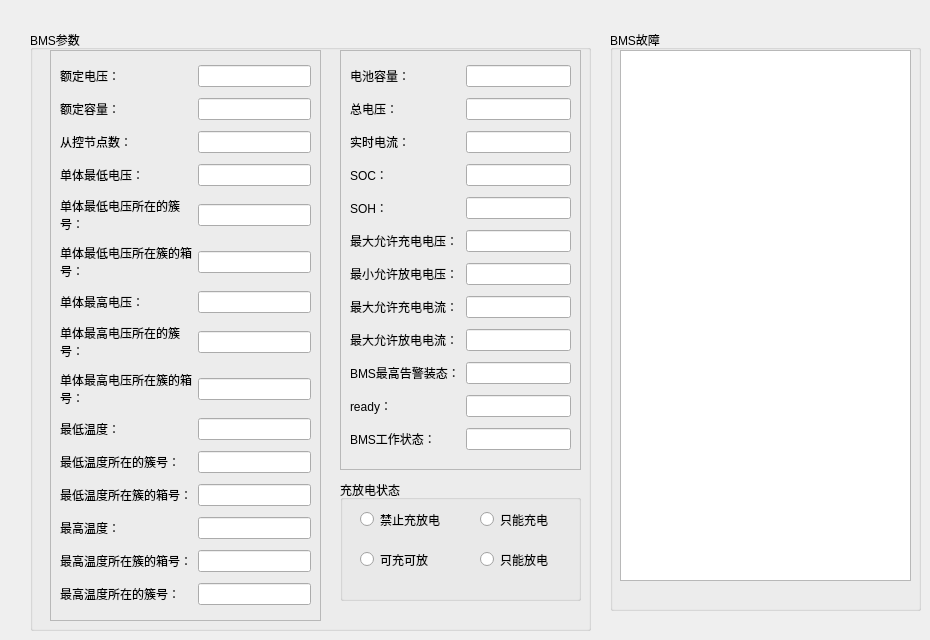
    <widget class="QWidget" name="tab_4">
     <attribute name="title">
      <string>BMS参数</string>
     </attribute>
     <widget class="QGroupBox" name="groupBox_31">
      <property name="geometry">
       <rect>
        <x>30</x>
        <y>30</y>
        <width>561</width>
        <height>601</height>
       </rect>
      </property>
      <property name="title">
       <string>BMS参数</string>
      </property>
      <widget class="QFrame" name="frame_4">
       <property name="geometry">
        <rect>
         <x>20</x>
         <y>20</y>
         <width>271</width>
         <height>571</height>
        </rect>
       </property>
       <property name="frameShape">
        <enum>QFrame::StyledPanel</enum>
       </property>
       <property name="frameShadow">
        <enum>QFrame::Raised</enum>
       </property>
       <layout class="QGridLayout" name="gridLayout_29">
        <item row="11" column="0">
         <widget class="QLabel" name="label_85">
          <property name="text">
           <string>最低温度所在簇的箱号：</string>
          </property>
          <property name="wordWrap">
           <bool>true</bool>
          </property>
         </widget>
        </item>
        <item row="6" column="1">
         <widget class="QLineEdit" name="lineEdit_68"/>
        </item>
        <item row="14" column="0">
         <widget class="QLabel" name="label_114">
          <property name="text">
           <string>最高温度所在簇的箱号：</string>
          </property>
          <property name="wordWrap">
           <bool>true</bool>
          </property>
         </widget>
        </item>
        <item row="5" column="1">
         <widget class="QLineEdit" name="lineEdit_67"/>
        </item>
        <item row="12" column="1">
         <widget class="QLineEdit" name="lineEdit_74"/>
        </item>
        <item row="3" column="1">
         <widget class="QLineEdit" name="lineEdit_65"/>
        </item>
        <item row="3" column="0">
         <widget class="QLabel" name="label_77">
          <property name="text">
           <string>单体最低电压：</string>
          </property>
         </widget>
        </item>
        <item row="4" column="0">
         <widget class="QLabel" name="label_78">
          <property name="text">
           <string>单体最低电压所在的簇号：</string>
          </property>
          <property name="wordWrap">
           <bool>true</bool>
          </property>
         </widget>
        </item>
        <item row="7" column="1">
         <widget class="QLineEdit" name="lineEdit_69"/>
        </item>
        <item row="9" column="1">
         <widget class="QLineEdit" name="lineEdit_71"/>
        </item>
        <item row="10" column="0">
         <widget class="QLabel" name="label_84">
          <property name="text">
           <string>最低温度所在的簇号：</string>
          </property>
          <property name="wordWrap">
           <bool>true</bool>
          </property>
         </widget>
        </item>
        <item row="0" column="1">
         <widget class="QLineEdit" name="lineEdit_62"/>
        </item>
        <item row="0" column="0">
         <widget class="QLabel" name="label_74">
          <property name="text">
           <string>额定电压：</string>
          </property>
         </widget>
        </item>
        <item row="15" column="0">
         <widget class="QLabel" name="label_113">
          <property name="text">
           <string>最高温度所在的簇号：</string>
          </property>
          <property name="wordWrap">
           <bool>true</bool>
          </property>
         </widget>
        </item>
        <item row="4" column="1">
         <widget class="QLineEdit" name="lineEdit_66"/>
        </item>
        <item row="1" column="0">
         <widget class="QLabel" name="label_75">
          <property name="text">
           <string>额定容量：</string>
          </property>
         </widget>
        </item>
        <item row="2" column="0">
         <widget class="QLabel" name="label_76">
          <property name="text">
           <string>从控节点数：</string>
          </property>
         </widget>
        </item>
        <item row="1" column="1">
         <widget class="QLineEdit" name="lineEdit_63"/>
        </item>
        <item row="9" column="0">
         <widget class="QLabel" name="label_83">
          <property name="text">
           <string>最低温度：</string>
          </property>
         </widget>
        </item>
        <item row="7" column="0">
         <widget class="QLabel" name="label_81">
          <property name="text">
           <string>单体最高电压所在的簇号：</string>
          </property>
          <property name="wordWrap">
           <bool>true</bool>
          </property>
         </widget>
        </item>
        <item row="14" column="1">
         <widget class="QLineEdit" name="lineEdit_101"/>
        </item>
        <item row="2" column="1">
         <widget class="QLineEdit" name="lineEdit_64"/>
        </item>
        <item row="8" column="1">
         <widget class="QLineEdit" name="lineEdit_70"/>
        </item>
        <item row="10" column="1">
         <widget class="QLineEdit" name="lineEdit_72"/>
        </item>
        <item row="12" column="0">
         <widget class="QLabel" name="label_86">
          <property name="text">
           <string>最高温度：</string>
          </property>
         </widget>
        </item>
        <item row="8" column="0">
         <widget class="QLabel" name="label_82">
          <property name="text">
           <string>单体最高电压所在簇的箱号：</string>
          </property>
          <property name="wordWrap">
           <bool>true</bool>
          </property>
         </widget>
        </item>
        <item row="5" column="0">
         <widget class="QLabel" name="label_79">
          <property name="text">
           <string>单体最低电压所在簇的箱号：</string>
          </property>
          <property name="wordWrap">
           <bool>true</bool>
          </property>
         </widget>
        </item>
        <item row="6" column="0">
         <widget class="QLabel" name="label_80">
          <property name="text">
           <string>单体最高电压：</string>
          </property>
         </widget>
        </item>
        <item row="11" column="1">
         <widget class="QLineEdit" name="lineEdit_73"/>
        </item>
        <item row="15" column="1">
         <widget class="QLineEdit" name="lineEdit_102"/>
        </item>
       </layout>
      </widget>
      <widget class="QFrame" name="frame_5">
       <property name="geometry">
        <rect>
         <x>310</x>
         <y>20</y>
         <width>241</width>
         <height>420</height>
        </rect>
       </property>
       <property name="frameShape">
        <enum>QFrame::StyledPanel</enum>
       </property>
       <property name="frameShadow">
        <enum>QFrame::Raised</enum>
       </property>
       <layout class="QGridLayout" name="gridLayout_30">
        <item row="3" column="1">
         <widget class="QLineEdit" name="lineEdit_78"/>
        </item>
        <item row="3" column="0">
         <widget class="QLabel" name="label_90">
          <property name="text">
           <string>SOC：</string>
          </property>
         </widget>
        </item>
        <item row="4" column="1">
         <widget class="QLineEdit" name="lineEdit_79"/>
        </item>
        <item row="4" column="0">
         <widget class="QLabel" name="label_91">
          <property name="text">
           <string>SOH：</string>
          </property>
         </widget>
        </item>
        <item row="6" column="0">
         <widget class="QLabel" name="label_93">
          <property name="text">
           <string>最小允许放电电压：</string>
          </property>
         </widget>
        </item>
        <item row="2" column="0">
         <widget class="QLabel" name="label_89">
          <property name="text">
           <string>实时电流：</string>
          </property>
         </widget>
        </item>
        <item row="1" column="0">
         <widget class="QLabel" name="label_88">
          <property name="text">
           <string>总电压：</string>
          </property>
         </widget>
        </item>
        <item row="11" column="1">
         <widget class="QLineEdit" name="lineEdit_86"/>
        </item>
        <item row="7" column="1">
         <widget class="QLineEdit" name="lineEdit_82"/>
        </item>
        <item row="5" column="0">
         <widget class="QLabel" name="label_92">
          <property name="text">
           <string>最大允许充电电压：</string>
          </property>
         </widget>
        </item>
        <item row="9" column="0">
         <widget class="QLabel" name="label_96">
          <property name="text">
           <string>BMS最高告警装态：</string>
          </property>
         </widget>
        </item>
        <item row="0" column="0">
         <widget class="QLabel" name="label_87">
          <property name="text">
           <string>电池容量：</string>
          </property>
         </widget>
        </item>
        <item row="7" column="0">
         <widget class="QLabel" name="label_94">
          <property name="text">
           <string>最大允许充电电流：</string>
          </property>
         </widget>
        </item>
        <item row="11" column="0">
         <widget class="QLabel" name="label_98">
          <property name="text">
           <string>BMS工作状态：</string>
          </property>
         </widget>
        </item>
        <item row="6" column="1">
         <widget class="QLineEdit" name="lineEdit_81"/>
        </item>
        <item row="8" column="1">
         <widget class="QLineEdit" name="lineEdit_83"/>
        </item>
        <item row="5" column="1">
         <widget class="QLineEdit" name="lineEdit_80"/>
        </item>
        <item row="0" column="1">
         <widget class="QLineEdit" name="lineEdit_75"/>
        </item>
        <item row="10" column="0">
         <widget class="QLabel" name="label_97">
          <property name="text">
           <string>ready：</string>
          </property>
         </widget>
        </item>
        <item row="10" column="1">
         <widget class="QLineEdit" name="lineEdit_85"/>
        </item>
        <item row="2" column="1">
         <widget class="QLineEdit" name="lineEdit_77"/>
        </item>
        <item row="9" column="1">
         <widget class="QLineEdit" name="lineEdit_84"/>
        </item>
        <item row="1" column="1">
         <widget class="QLineEdit" name="lineEdit_76"/>
        </item>
        <item row="8" column="0">
         <widget class="QLabel" name="label_95">
          <property name="text">
           <string>最大允许放电电流：</string>
          </property>
         </widget>
        </item>
       </layout>
      </widget>
      <widget class="QGroupBox" name="groupBox_33">
       <property name="geometry">
        <rect>
         <x>310</x>
         <y>450</y>
         <width>241</width>
         <height>121</height>
        </rect>
       </property>
       <property name="title">
        <string>充放电状态</string>
       </property>
       <widget class="QRadioButton" name="radioButton_5">
        <property name="geometry">
         <rect>
          <x>20</x>
          <y>30</y>
          <width>115</width>
          <height>19</height>
         </rect>
        </property>
        <property name="text">
         <string>禁止充放电</string>
        </property>
       </widget>
       <widget class="QRadioButton" name="radioButton_6">
        <property name="geometry">
         <rect>
          <x>20</x>
          <y>70</y>
          <width>115</width>
          <height>19</height>
         </rect>
        </property>
        <property name="text">
         <string>可充可放</string>
        </property>
       </widget>
       <widget class="QRadioButton" name="radioButton_7">
        <property name="geometry">
         <rect>
          <x>140</x>
          <y>30</y>
          <width>115</width>
          <height>19</height>
         </rect>
        </property>
        <property name="text">
         <string>只能充电</string>
        </property>
       </widget>
       <widget class="QRadioButton" name="radioButton_8">
        <property name="geometry">
         <rect>
          <x>140</x>
          <y>70</y>
          <width>115</width>
          <height>19</height>
         </rect>
        </property>
        <property name="text">
         <string>只能放电</string>
        </property>
       </widget>
      </widget>
     </widget>
     <widget class="QGroupBox" name="groupBox_32">
      <property name="geometry">
       <rect>
        <x>610</x>
        <y>30</y>
        <width>311</width>
        <height>581</height>
       </rect>
      </property>
      <property name="title">
       <string>BMS故障</string>
      </property>
      <widget class="QTextEdit" name="textEdit_3">
       <property name="geometry">
        <rect>
         <x>10</x>
         <y>20</y>
         <width>291</width>
         <height>531</height>
        </rect>
       </property>
      </widget>
     </widget>
    </widget>
